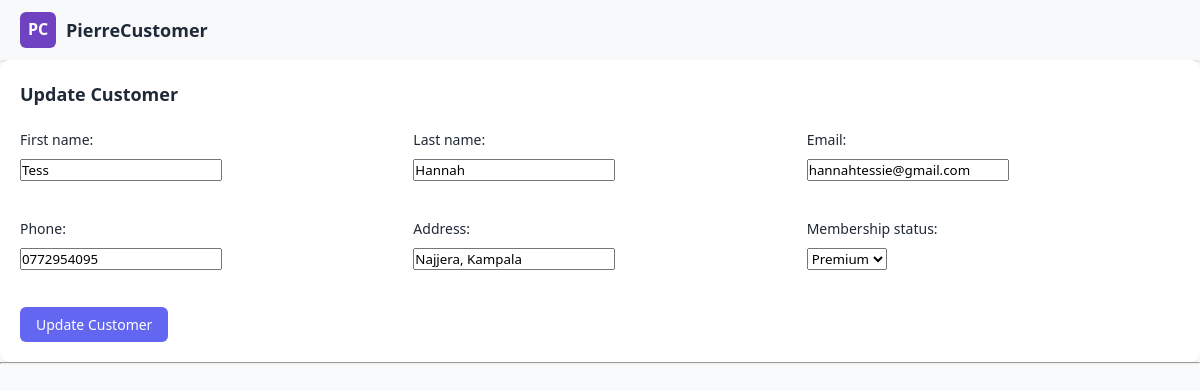
The app's page /updateCustomer/4/, older data.
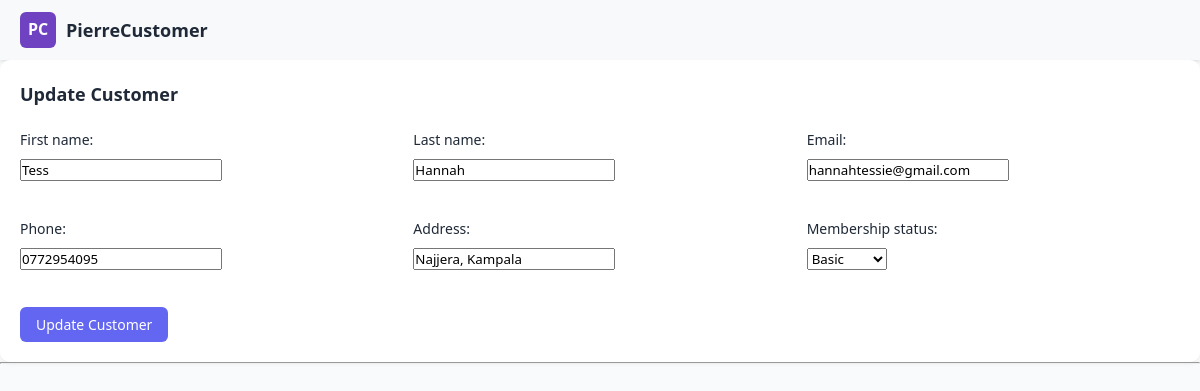
The same page, newer data.
### pierre_CMS_App/models.py (models this page shows, shortened)
class Customer(models.Model):
    STATUS = (
        ('Premium', 'Premium'),
        ('Basic', 'Basic'),
    )
    first_name = models.CharField(max_length = 200)
    last_name = models.CharField(max_length = 200)
    phone = models.CharField(max_length=200)
    email = models.EmailField(max_length=200, null=True)
    address = models.CharField(max_length=200)
    date_created = models.DateTimeField(auto_now_add=True)
    membership_status = models.CharField(max_length=200, choices=STATUS, default='Basic')

### pierre_CMS_App/views.py (the view)
# urls.py: path('updateCustomer/<str:pk>/', views.updateCustomer, name='updateCustomer'),
def updateCustomer(request, pk):
    customers = Customer.objects.get(id=pk)
    updateForm = CustomerForm(instance=customers)
    if request.method == 'POST':
        updateForm = CustomerForm(request.POST, instance=customers)
        if updateForm.is_valid():
            updateForm.save()
            return redirect('dashboard')
    context = {
        'updateForm': updateForm,
    }
    return render(request, 'pierre_CMS_App/updateCustomer.html', context)

### pierre_CMS_App/forms.py
class CustomerForm(ModelForm):
    class Meta:
        model = Customer
        fields = ['first_name', 'last_name', 'phone', 'email', 'address', 'membership_status']

### pierre_CMS_App/templates/pierre_CMS_App/updateCustomer.html (shortened to what this page needs)
{% load static %}
<!DOCTYPE html>
<html lang="en">
<head>
    <link rel="stylesheet" href="{% static 'css/main.css' %}">
</head>
<body>
    <nav class="navbar">
        <div class="navbar-container">
            <a href="#" class="logo">
                <div class="logo-icon">PC</div>
                <div class="logo-text">PierreCustomer</div>
            </a>
        </div>
    </nav>
    <div class="container">
        <div class="form-container">
            <h2 class="form-title">Update Customer</h2>
            <form action="" method="POST">
                <div class="form-grid">
                    <div class="form-group">
                        <label class="form-label">{{updateForm.first_name.label_tag}}</label>
                        {{updateForm.first_name}}
                    </div>
                    <div class="form-group">
                        <label class="form-label">{{updateForm.last_name.label_tag}}</label>
                        {{updateForm.last_name}}
                    </div>
                    <div class="form-group">
                        <label class="form-label">{{updateForm.email.label_tag}}</label>
                        {{updateForm.email}}
                    </div>
                    <div class="form-group">
                        <label class="form-label">{{updateForm.phone.label_tag}}</label>
                        {{updateForm.phone}}
                    </div>
                    <div class="form-group">
                        <label class="form-label">{{updateForm.address.label_tag}}</label>
                        {{updateForm.address}}
                    </div>
                    <div class="form-group">
                        <label class="form-label">{{updateForm.membership_status.label_tag}}</label>
                        {{updateForm.membership_status}}
                    </div>
                    <div class="form-submit">
                        <input type="submit" value="Update Customer" class="btn btn-primary">
                    </div>
                </div>
            </form>
        </div>
        <hr>
    </div>
</body>
</html>

Row changes from the older to the newer data that the page shows:
changed Customer "Tess": membership_status "Premium" → "Basic"
